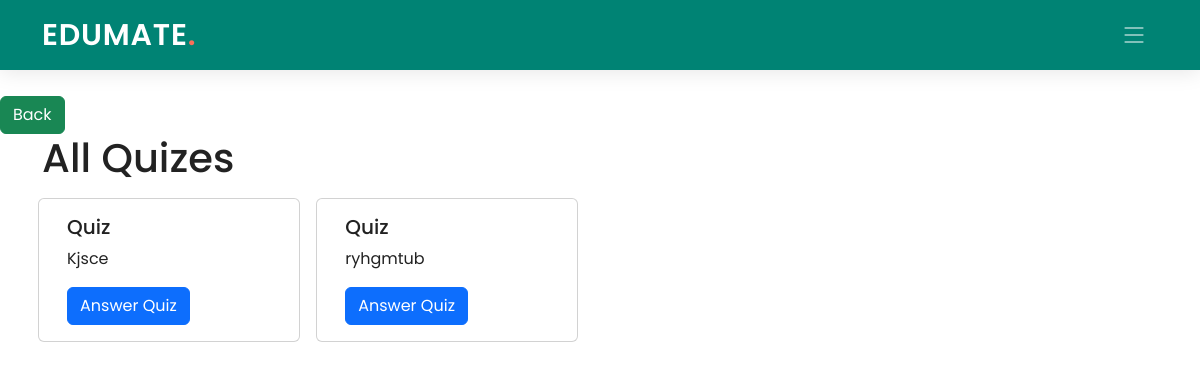
The page /student/1/classroom/DBVI84/quiz/ on the database as committed earlier.
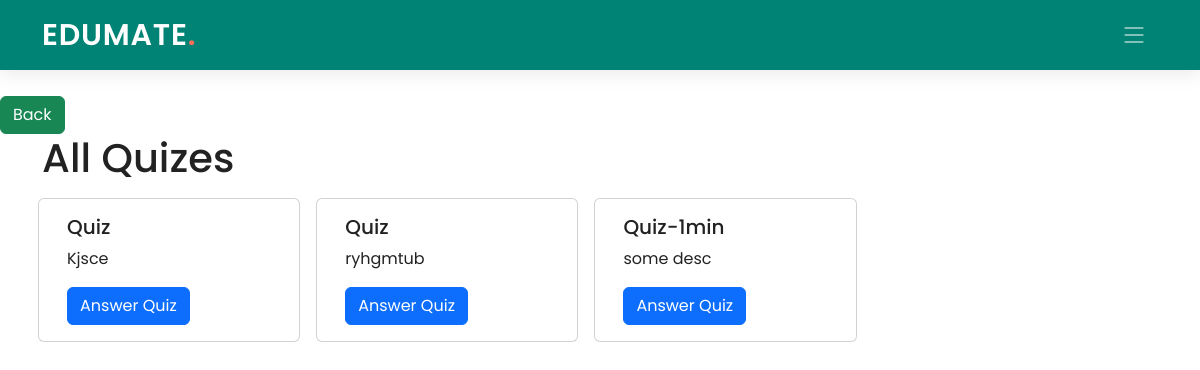
The same page on the database as committed later.
### Teacher/models.py (models this page shows, shortened)
class Quiz(models.Model):
    quiz_name = models.CharField(max_length=200)
    description= models.CharField(max_length=100, null=True)
    time_limit = models.PositiveBigIntegerField(default=10)
    quiz_date = models.DateTimeField(default=datetime.now)
    teach_id = models.IntegerField()
    class_code = models.CharField(max_length=10)

### Student/views.py (the view)
# urls.py: path('classroom/<pk2>/quiz/', views.quiz, name='quiz_stud'),
def quiz(request, pk, pk2):
    quiz = Quiz.objects.filter(class_code = pk2)
    stud = Students.objects.get(stud_id=pk)
    answered=Quiz_marks.objects.filter(student=stud).values_list('student','quiz')
    quiz_list = []
    for i in quiz:
        a=(pk,i.id)
        answer = False
        if a in answered:
            answer = True
        quiz_list.append([i,answer])
    today = timezone.now()
    return render(request, 'Student/quiz_student.html', {'pk': pk, 'pk2': pk2, 'quiz': quiz_list,'today':today})

### Student/templates/Student/quiz_student.html
{% extends './base_student.html' %}
{% load static %}
{% block content %}
<br><br>
<a class="btn btn-success" href="{% url 'classroom1' pk=pk pk2=pk2%}">Back</a>
<div class="Container">
    <h1>All Quizes</h1>
    <div class="row">
        {% for i in quiz %}
            <div class="card mx-2 my-2" style="width: 23%;">
                <div class="card-body">
                <h5 class="card-title">{{i.0.quiz_name}}</h5>
                <p class="card-text">{{i.0.description}}</p>
                {% if i.1 %}
                <a href="{% url 'review_quiz' pk=pk pk2=pk2 pk3=i.0.id %}" class="btn btn-primary">Review</a>
                {% else %}
                    {% if i.0.quiz_date <= today %}
                    <a href="{% url 'ansquiz' pk=pk pk2=pk2 pk3=i.0.id %}" class="btn btn-primary">Answer Quiz</a>
                    {% endif %}
                {% endif %}
                </div>
                </div>
        {% endfor %}
    </div>
    </div>
{% endblock content %}

### Student/templates/Student/base_student.html (shortened to what this page needs)
{% load static %}
<html lang="en">
<head>
  <link href="{% static 'Edumate_app/assets/vendor/bootstrap/css/bootstrap.min.css' %}" rel="stylesheet">
  <link href="{% static 'Edumate_app/assets/vendor/bootstrap-icons/bootstrap-icons.css' %}" rel="stylesheet">
  <link href="{% static 'Edumate_app/assets/vendor/aos/aos.css' %}" rel="stylesheet">
  <link href="{% static 'Edumate_app/assets/vendor/glightbox/css/glightbox.min.css' %}" rel="stylesheet">
  <link href="{% static 'Edumate_app/assets/vendor/swiper/swiper-bundle.min.css' %}" rel="stylesheet">
  <link href="{% static 'Edumate_app/assets/css/index.css' %}" rel="stylesheet">
</head>
<body>
  {% block navbar %}
  <header id="header" class="header d-flex align-items-center">
    <div class="container-fluid container-xl d-flex align-items-center justify-content-between">
      <a href="#" class="logo d-flex align-items-center">
        <h1>EDUMATE<span>.</span></h1>
      </a>
      <i class="mobile-nav-toggle mobile-nav-show bi bi-list"></i>
    </div>
  </header>
  {% endblock navbar %}
  <br><br>
  {% block content %}
  {% endblock content %}
  <br><br><br>
</body>
</html>

### Edumate_app/static/Edumate_app/assets/css/index.css (style rules this page uses)
:root { --font-default: "Open Sans", system-ui, -apple-system, "Segoe UI", Roboto, "Helvetica Neue", Arial, "Noto Sans", "Liberation Sans", sans-serif, "Apple Color Emoji", "Segoe UI Emoji", "Segoe UI Symbol", "Noto Color Emoji"; --font-primary: "Poppins", sans-serif; --font-secondary: "Poppins", sans-serif; }
:root { --color-default: #222222; --color-primary: #008374; --color-secondary: #f85a40; }
:root { scroll-behavior: smooth; }
body { font-family: var(--font-primary); color: var(--color-default); }
a { color: var(--color-primary); text-decoration: none; }
h1, h2, h3, h4, h5, h6 { font-family: var(--font-primary); }
.header { z-index: 997; height: 90px; background-color: var(--color-primary); }
.header.sticked { position: fixed; top: 0; right: 0; left: 0; height: 70px; box-shadow: 0px 2px 20px rgba(0, 0, 0, 0.1); }
.header .logo h1 { font-size: 30px; margin: 0; font-weight: 600; letter-spacing: 0.8px; color: #fff; font-family: var(--font-primary); }
.header .logo h1 span { color: #f96f59; }
@media (max-width: 1279px) { .mobile-nav-show { color: rgba(255, 255, 255, 0.6); font-size: 28px; cursor: pointer; line-height: 0; transition: 0.5s; z-index: 9999; margin-right: 10px; } }

Rows that differ between the two databases and show on the page:
added Quiz: quiz_name "Quiz-1min", description "some desc", shows "Answer Quiz"
